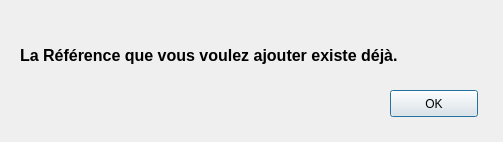
<?xml version="1.0" encoding="UTF-8"?>
<ui version="4.0">
 <class>DialogAjouterReferenceClass</class>
 <widget class="QDialog" name="DialogAjouterReferenceClass">
  <property name="geometry">
   <rect>
    <x>0</x>
    <y>0</y>
    <width>503</width>
    <height>142</height>
   </rect>
  </property>
  <property name="windowTitle">
   <string>DialogAjouterReference</string>
  </property>
  <widget class="QLabel" name="label">
   <property name="geometry">
    <rect>
     <x>20</x>
     <y>10</y>
     <width>471</width>
     <height>91</height>
    </rect>
   </property>
   <property name="text">
    <string>&lt;!DOCTYPE HTML PUBLIC &quot;-//W3C//DTD HTML 4.0//EN&quot; &quot;http://www.w3.org/TR/REC-html40/strict.dtd&quot;&gt;
&lt;html&gt;&lt;head&gt;&lt;meta name=&quot;qrichtext&quot; content=&quot;1&quot; /&gt;&lt;style type=&quot;text/css&quot;&gt;
p, li { white-space: pre-wrap; }
&lt;/style&gt;&lt;/head&gt;&lt;body style=&quot; font-family:'Droid Sans'; font-size:10pt; font-weight:400; font-style:normal;&quot;&gt;
&lt;table style=&quot;-qt-table-type: root; margin-top:4px; margin-bottom:4px; margin-left:4px; margin-right:4px;&quot;&gt;
&lt;tr&gt;
&lt;td style=&quot;border: none;&quot;&gt;
&lt;p style=&quot; margin-top:0px; margin-bottom:0px; margin-left:0px; margin-right:0px; -qt-block-indent:0; text-indent:0px;&quot;&gt;&lt;span style=&quot; font-size:12pt; font-weight:600;&quot;&gt;L&lt;/span&gt;&lt;span style=&quot; font-size:12pt; font-weight:600;&quot;&gt;a R&lt;/span&gt;&lt;span style=&quot; font-size:12pt; font-weight:600;&quot;&gt;éférence que vous voul&lt;/span&gt;&lt;span style=&quot; font-size:12pt; font-weight:600;&quot;&gt;ez ajouter existe déjà.&lt;/span&gt;&lt;/p&gt;&lt;/td&gt;&lt;/tr&gt;&lt;/table&gt;&lt;/body&gt;&lt;/html&gt;</string>
   </property>
  </widget>
  <widget class="QPushButton" name="pushButton">
   <property name="geometry">
    <rect>
     <x>390</x>
     <y>90</y>
     <width>88</width>
     <height>27</height>
    </rect>
   </property>
   <property name="text">
    <string>OK</string>
   </property>
  </widget>
 </widget>
 <layoutdefault spacing="6" margin="11"/>
 <resources/>
 <connections/>
</ui>
